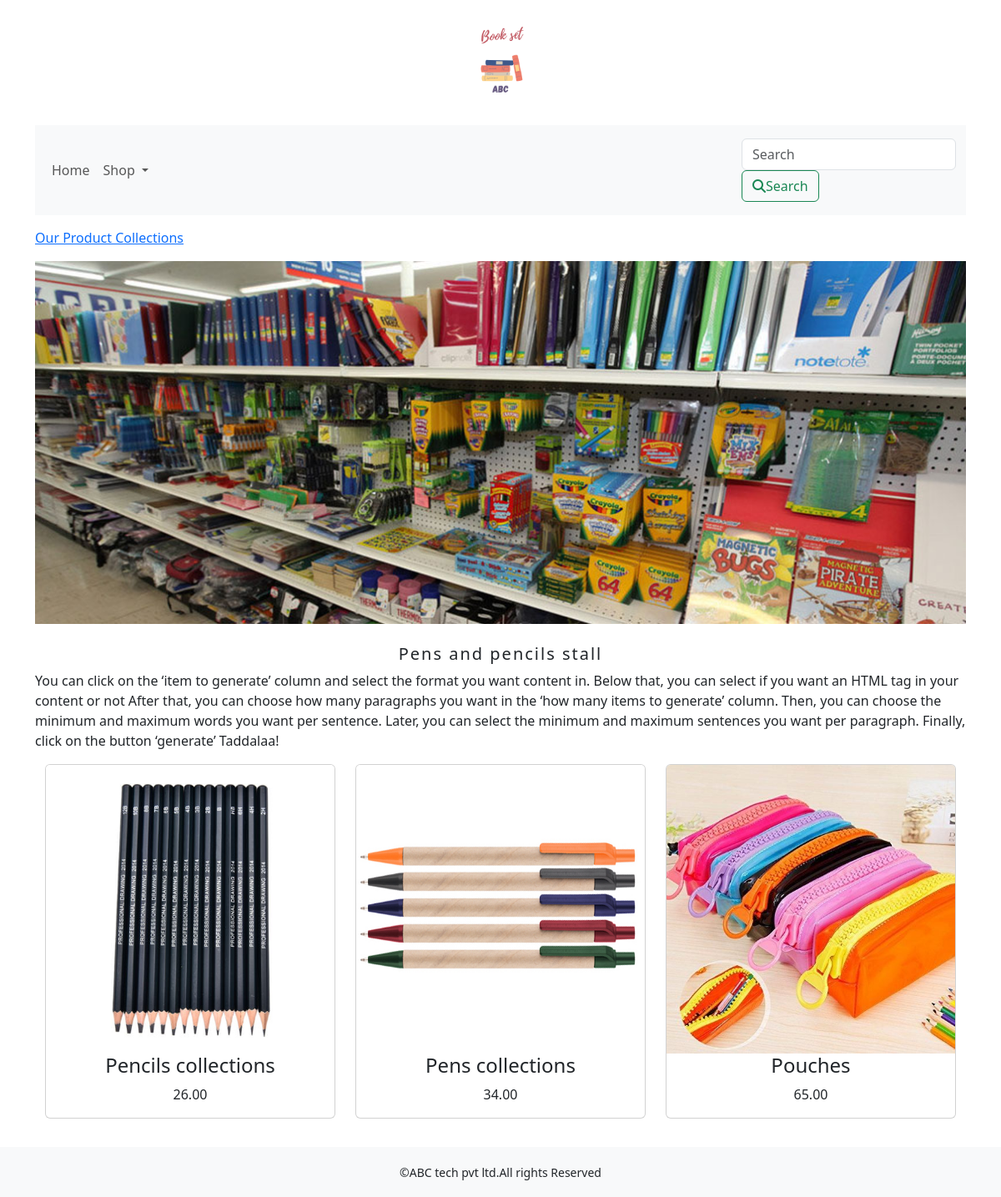
Page /shop/pens-and-pencils-stall/ on the committed database.
### shop/models.py (models this page shows, shortened)
class Category(models.Model):
    name=models.CharField(max_length=250,unique=True)
    slug=models.SlugField(max_length=250,unique=True)
    description=models.TextField(blank=True)
    image=models.ImageField(upload_to='category')
    class Meta:
        ordering=('name',)
        verbose_name='category'
        verbose_name_plural='categories'
    def get_url(self):
        return reverse('shop:product_by_category',args=[self.slug])

class Product(models.Model):
    name = models.CharField(max_length=250, unique=True)
    slug = models.SlugField(max_length=250, unique=True)
    description = models.TextField(blank=True)
    image = models.ImageField(upload_to='product')
    price=models.DecimalField(max_digits=10,decimal_places=2)
    stock=models.IntegerField()
    available=models.BooleanField(default=True)
    category=models.ForeignKey(Category,on_delete=models.CASCADE)
    created=models.DateTimeField(auto_now_add=True)
    updated=models.DateTimeField(auto_now=True)
    def get_url(self):
        return reverse('shop:prodCatdetail',args=[self.category.slug,self.slug])
    class Meta:
        ordering=('name',)
        verbose_name='product'
        verbose_name_plural='products'

### shop/views.py (the view)
# urls.py: path('',views.allProdCat,name='allProdCat'),
def allProdCat(request,c_slug=None):
    c_page=None
    products_list=None
    if c_slug!=None:
        c_page=get_object_or_404(Category,slug=c_slug)
        products_list=Product.objects.all().filter(category=c_page,available=True)
    else:
        products_list=Product.objects.all().filter(available=True)
    paginator=Paginator(products_list,6)
    try:
        page=int(request.GET.get('page','1'))
    except:
        page=1
    try:
        products=paginator.page(page)
    except (EmptyPage,InvalidPage):
        products=paginator.page(paginator.num_pages)
    return render(request,"category.html",{'category':c_page,'products':products})

### cart/context_processors.py (called while the page is built)
def counter(request):
    item_count=0
    if 'admin' in request.path:
        return {}
    else:
        try:
            cart=Cart.objects.filter(cart_id=_cart_id(request))
            cart_items=CartItem.objects.all().filter(cart=cart[:1])
            for cart_item in cart_items:
                item_count += cart_item.quantity
        except Cart.DoesNotExist:
            item_count =0
    return dict(item_count=item_count)

### cart/views.py (called while the page is built)
def _cart_id(request):
    cart=request.session.session_key
    if not cart:
        cart=request.session.create()
    return cart

### shop/context_processors.py (called while the page is built)
def menu_links(request):
    links=Category.objects.all()
    return dict(links=links)

### template/category.html (shortened to what this page needs)
{% extends 'base.html' %}
{% load static %}
{% block content %}
{% if category %}
    <div class="row my_row_class">
        <div class="mx-auto">
        <p><a href="{% url 'shop:allProdCat' %}">Our Product Collections</a> </p>
    </div>
   </div>
{% endif %}
<div class="mx-auto">
    {% if category %}
    <img class="my_image" src="{{category.image.url}}" alt="{{category.name}}">
</div>
    <br>
<div>
    <h1 class="text-center my_title">{{category.name}}</h1>
    <p class="text-justify">{{category.description}}</p>
</div>
    {% endif %}
<div class="container">
    <div class="row mx_auto">
        {% for product in products.object_list %}
        <div class="my_bottom_margin col-9 col-sm-12 col-md-4 col-lg-4">
            <div class="card text-center" style="min-width:18rem;">
                <a href="{{product.get_url}}"><img class="card-img-top my_image" src="{{product.image.url}}" alt="{{product.name}}"></a
                <div class="card-body">
                    <h4>{{product.name}}</h4>
                    <p>{{product.price}}</p>
                </div>
        </div>
        {% endfor %}
    </div>
        <br>
</div>
    </div>
{% endblock %}

### static/css/custom.css (style rules this page uses)
body { font-family: 'Barlow', sans-serif; font-family: 'Bitter', serif; font-family: 'Roboto', sans-serif; }
.my_row_class { padding-top :15px; }
.my_image { width:100%; height:auto; }
.my_title { font-size:20px; text_transform:uppercase; letter-spacing : .1em; }
.my_bottom_margin { margin-bottom:10px; }

### rows in the picture
Category: image (picture), name "Pens and pencils stall", description "You can click on the ‘item to generate’ column and select the format you want content in. Below that, you can select if you want an HTML tag in your content or not After that, you can choose how many paragraphs you want in the ‘how many items to generate’ column. Then, you can choose the minimum and maximum words you want per sentence. Later, you can select the minimum and maximum sentences you want per paragraph. Finally, click on the button ‘generate’ Taddalaa!"
Product: image (picture), name "Pencils collections", price "26.00"
Product: image (picture), name "Pens collections", price "34.00"
Product: image (picture), name "Pouches", price "65.00"
